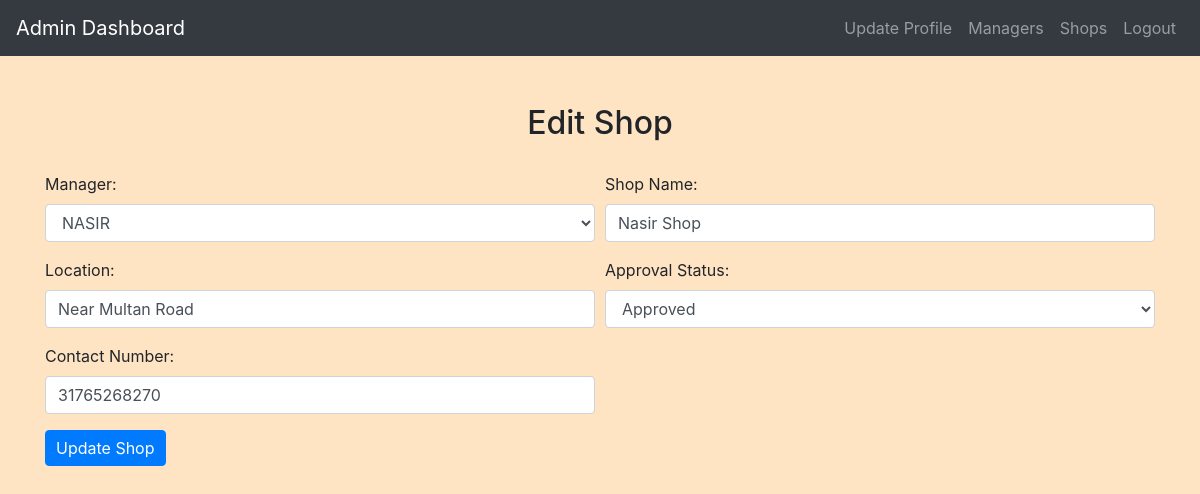
The page /admin/edit_shop.php?id=1 (signed in) on the database its author committed.
### tables this page shows
CREATE TABLE `homefoodshops` (
  `ShopID` int(11) NOT NULL,
  `ManagerID` int(11) DEFAULT NULL,
  `ShopName` varchar(255) NOT NULL,
  `Location` varchar(255) NOT NULL,
  `ApprovalStatus` enum('Approved','Disapproved') DEFAULT 'Disapproved',
  `ShopPicture` varchar(255) DEFAULT NULL,
  `ContactNumber` varchar(20) NOT NULL
);

### admin/edit_shop.php (the view, shortened to what this page needs)
<?php
include('config.php');
$shopId = $_GET['id'];
$sql = "SELECT hfs.*, m.Name AS ManagerName, m.manager_id AS ManagerID FROM HomeFoodShops hfs
        INNER JOIN managers m ON hfs.ManagerID = m.manager_id
        WHERE ShopID = $shopId";
$result = mysqli_query($conn, $sql);
if (mysqli_num_rows($result) == 1) {
    $shop = mysqli_fetch_assoc($result);
} else {
    header("Location: view_shops.php");
    exit;
}
$managersSql = "SELECT * FROM managers";
$managersResult = mysqli_query($conn, $managersSql);
if (mysqli_num_rows($managersResult) > 0) {
    $managers = mysqli_fetch_all($managersResult, MYSQLI_ASSOC);
} else {
    $managers = [];
}
?>
<!DOCTYPE html>
<html>
<head>
    <link rel="stylesheet" href="https://maxcdn.bootstrapcdn.com/bootstrap/4.5.2/css/bootstrap.min.css">
    <link rel="stylesheet" href="../css/style.css">
</head>
<body>
<?php
include('admin_navbar.php');
?>
<div class="container mt-5">
    <h2>Edit Shop</h2>
    <form method="post" action="<?php echo htmlspecialchars($_SERVER["PHP_SELF"]) . '?id=' . $shopId; ?>">
        <div class="form-row">
            <div class="form-group col-md-6">
                <label for="manager_id">Manager:</label>
                <select class="form-control" id="manager_id" name="manager_id" required>
                    <?php foreach ($managers as $manager): ?>
                        <option value="<?php echo $manager['manager_id']; ?>" <?php echo ($shop['ManagerID'] == $manager['manager_id']) ? 'selected' : ''; ?>>
                            <?php echo $manager['Name']; ?>
                        </option>
                    <?php endforeach; ?>
                </select>
            </div>
            <div class="form-group col-md-6">
                <label for="shop_name">Shop Name:</label>
                <input type="text" class="form-control" id="shop_name" name="shop_name" value="<?php echo $shop['ShopName']; ?>" required>
            </div>
        </div>
        <div class="form-row">
            <div class="form-group col-md-6">
                <label for="location">Location:</label>
                <input type="text" class="form-control" id="location" name="location" value="<?php echo $shop['Location']; ?>" required>
            </div>
            <div class="form-group col-md-6">
                <label for="approval_status">Approval Status:</label>
                <select class="form-control" id="approval_status" name="approval_status" required>
                    <option value="Approved" <?php echo ($shop['ApprovalStatus'] == 'Approved') ? 'selected' : ''; ?>>Approved</option>
                </select>
            </div>
        </div>
        <div class="form-row">
            <div class="form-group col-md-6">
                <label for="contact_number">Contact Number:</label>
                <input type="text" class="form-control" id="contact_number" name="contact_number" value="<?php echo $shop['ContactNumber']; ?>" required>
            </div>
        </div>
        <button type="submit" class="btn btn-primary">Update Shop</button>
    </form>
</div>
</body>
</html>

### css/style.css (style rules this page uses)
body { background-color: bisque; }
h1, h2, h3, h4 { text-align: center; margin-top: 30px; margin-bottom: 30px; }
.btn-primary { padding: 5px 10px; }

### rows shown on the page
homefoodshops: shop_name "Nasir Shop", location "Near Multan Road", approval_status "Approved", contact_number "31765268270"

### other values the page prints
form field manager_id "NASIR"
